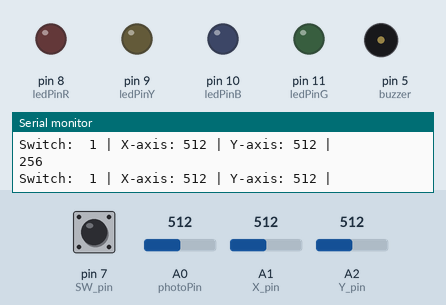
Bench run of a sketch on a simulated Arduino Uno, built with avr-gcc and run on an emulated ATmega328P. On the bench: output pins drawn as LEDs (lit = HIGH), buzzer (waves = sounding), the last lines printed to the serial monitor. The test bench sets the inputs (shaded band); at power-on: A1 (X_pin) = 512, A2 (Y_pin) = 512, pin 7 (SW_pin) HIGH, A0 (photoPin) = 512.

Above: at 1.2 s.
1.3 s: A1 (X_pin) set to 0
At 2.1 s:
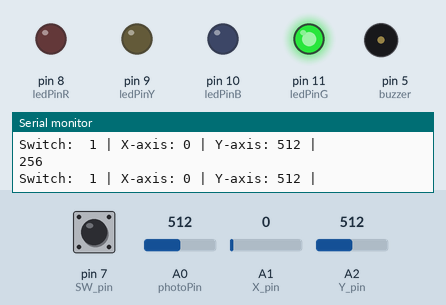
4.3 s: A2 (Y_pin) set to 0
At 4.7 s:
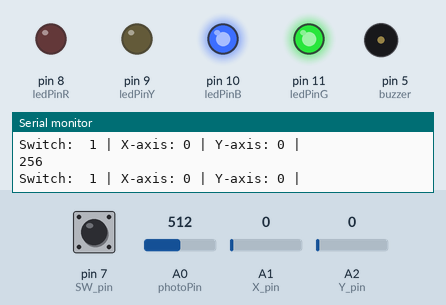
7.3 s: A1 (X_pin) set to 20
At 8.3 s:
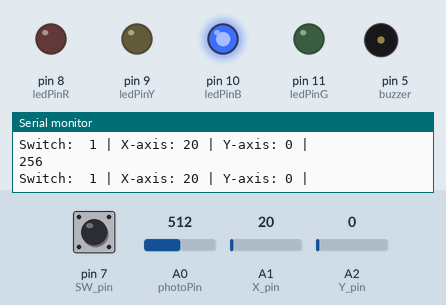
10.3 s: A2 (Y_pin) set to 476
13.3 s: A2 (Y_pin) set to 504
At 14.0 s:
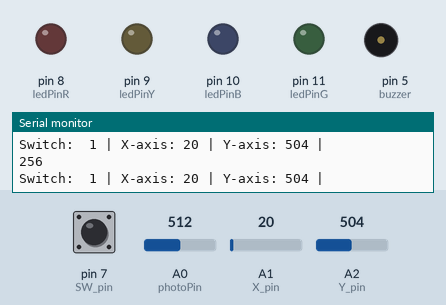
16.3 s: A2 (Y_pin) set to 1007
19.3 s: A2 (Y_pin) set to 1023
At 20.7 s:
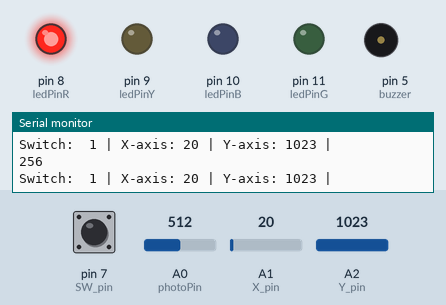
Timing chart, 0 to 23.3 s (numbered marks = the images above; inputs shaded):
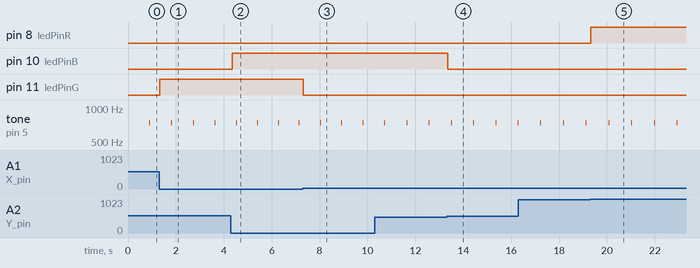

Measured:
- the behaviour switches between 490 and 491 on A2 (Y_pin) (found by bisection; images 3 and 4)
- the behaviour switches between 1022 and 1023 on A2 (Y_pin) (found by bisection; images 4 and 5)
- after the input at 1.3 s, pin 11 (ledPinG): LOW → HIGH at once
- after the input at 4.3 s, pin 10 (ledPinB): LOW → HIGH at once
- after the input at 7.3 s, pin 11 (ledPinG): HIGH → LOW at once
- after the input at 13.3 s, pin 10 (ledPinB): HIGH → LOW at once
- after the input at 19.3 s, pin 8 (ledPinR): LOW → HIGH at once
- by itself, tone on pin 5 (buzzer): alternates 740 Hz for 0.01 s and silent for 0.94 s

The sketch:

aarif20lab4.ino
```cpp
/*
   1- Author: Aqsa Arif - 677417263
   2- Lab: Lab 4 - Multiple Inputs and Outputs
   3- Description: In your own words, what is this code supposed to do?
   4-Lab Questions:

    What does the map() function do?
    map() uses these parameters:
    map(value, fromLow, fromHigh, toLow, toHigh)
    to my understanding, it sets boundaries lower and upper bounds for values and then constraints output within a range.
    (lightRaw, 1023, 0, 100, 0); These are the values i used to set my photoresistor to only light up in the dark.
    Upon a light shining on photoresistor, lightRaw becomes value 100+
    no light gives it a value of below 10. My range is between 1023 and 0 and that is mapped unto as 100 and 0.

    How did you change the speed of the melody in your code?
    I got help by a TA and got a suggestion to map raw light input and use it to divide against noteDuration in song.

    What was the hardest part of the lab to implement?
    figuring out how to speed up and slow down song.

   5- References:
   https://www.circuitbasics.com/how-to-use-photoresistors-to-detect-light-on-an-arduino/
   https://github.com/robsoncouto/arduino-songs
   https://lastminuteengineers.com/joystick-interfacing-arduino-processing/
   https://www.arduino.cc/reference/en/language/functions/math/map/
   6- Demo: dhwanit 4/3/2023 11 AM
*/

/*
  Jigglypuff's Song
  Connect a piezo buzzer or speaker to pin 11 or select a new pin.
  More songs available at https://github.com/robsoncouto/arduino-songs

                                              Robson Couto, 2019
*/
#define NOTE_B0  31
#define NOTE_C1  33
#define NOTE_CS1 35
#define NOTE_D1  37
#define NOTE_DS1 39
#define NOTE_E1  41
#define NOTE_F1  44
#define NOTE_FS1 46
#define NOTE_G1  49
#define NOTE_GS1 52
#define NOTE_A1  55
#define NOTE_AS1 58
#define NOTE_B1  62
#define NOTE_C2  65
#define NOTE_CS2 69
#define NOTE_D2  73
#define NOTE_DS2 78
#define NOTE_E2  82
#define NOTE_F2  87
#define NOTE_FS2 93
#define NOTE_G2  98
#define NOTE_GS2 104
#define NOTE_A2  110
#define NOTE_AS2 117
#define NOTE_B2  123
#define NOTE_C3  131
#define NOTE_CS3 139
#define NOTE_D3  147
#define NOTE_DS3 156
#define NOTE_E3  165
#define NOTE_F3  175
#define NOTE_FS3 185
#define NOTE_G3  196
#define NOTE_GS3 208
#define NOTE_A3  220
#define NOTE_AS3 233
#define NOTE_B3  247
#define NOTE_C4  262
#define NOTE_CS4 277
#define NOTE_D4  294
#define NOTE_DS4 311
#define NOTE_E4  330
#define NOTE_F4  349
#define NOTE_FS4 370
#define NOTE_G4  392
#define NOTE_GS4 415
#define NOTE_A4  440
#define NOTE_AS4 466
#define NOTE_B4  494
#define NOTE_C5  523
#define NOTE_CS5 554
#define NOTE_D5  587
#define NOTE_DS5 622
#define NOTE_E5  659
#define NOTE_F5  698
#define NOTE_FS5 740
#define NOTE_G5  784
#define NOTE_GS5 831
#define NOTE_A5  880
#define NOTE_AS5 932
#define NOTE_B5  988
#define NOTE_C6  1047
#define NOTE_CS6 1109
#define NOTE_D6  1175
#define NOTE_DS6 1245
#define NOTE_E6  1319
#define NOTE_F6  1397
#define NOTE_FS6 1480
#define NOTE_G6  1568
#define NOTE_GS6 1661
#define NOTE_A6  1760
#define NOTE_AS6 1865
#define NOTE_B6  1976
#define NOTE_C7  2093
#define NOTE_CS7 2217
#define NOTE_D7  2349
#define NOTE_DS7 2489
#define NOTE_E7  2637
#define NOTE_F7  2794
#define NOTE_FS7 2960
#define NOTE_G7  3136
#define NOTE_GS7 3322
#define NOTE_A7  3520
#define NOTE_AS7 3729
#define NOTE_B7  3951
#define NOTE_C8  4186
#define NOTE_CS8 4435
#define NOTE_D8  4699
#define NOTE_DS8 4978
#define REST      0


// change this to make the song slower or faster
int tempo = 85;

// change this to whichever pin you want to use
int buzzer = 5;

// notes of the moledy followed by the duration.
// a 4 means a quarter note, 8 an eighteenth , 16 sixteenth, so on
// !!negative numbers are used to represent dotted notes,
// so -4 means a dotted quarter note, that is, a quarter plus an eighteenth!!
int melody[] = {

  // Jigglypuff's Song
  // Score available at https://musescore.com/user/28109683/scores/5044153

  NOTE_D5,-4, NOTE_A5,8, NOTE_FS5,8, NOTE_D5,8,
  NOTE_E5,-4, NOTE_FS5,8, NOTE_G5,4,
  NOTE_FS5,-4, NOTE_E5,8, NOTE_FS5,4,
  NOTE_D5,-2,
  NOTE_D5,-4, NOTE_A5,8, NOTE_FS5,8, NOTE_D5,8,
  NOTE_E5,-4, NOTE_FS5,8, NOTE_G5,4,
  NOTE_FS5,-1,
  NOTE_D5,-4, NOTE_A5,8, NOTE_FS5,8, NOTE_D5,8,
  NOTE_E5,-4, NOTE_FS5,8, NOTE_G5,4,

  NOTE_FS5,-4, NOTE_E5,8, NOTE_FS5,4,
  NOTE_D5,-2,
  NOTE_D5,-4, NOTE_A5,8, NOTE_FS5,8, NOTE_D5,8,
  NOTE_E5,-4, NOTE_FS5,8, NOTE_G5,4,
  NOTE_FS5,-1,

};

// sizeof gives the number of bytes, each int value is composed of two bytes (16 bits)
// there are two values per note (pitch and duration), so for each note there are four bytes
int notes = sizeof(melody) / sizeof(melody[0]) / 2;

// this calculates the duration of a whole note in ms
int wholenote = (60000 * 4) / tempo;

int divider = 0, noteDuration = 0;

// pin number for photoresistor
int photoPin = A0;
// pin for all LEDs Red, Blue, Yellow, Green
int ledPinR = 8;
int ledPinB = 10;
int ledPinY = 9;
int ledPinG = 11;
// Arduino pin numbers
const int SW_pin = 7; // digital pin connected to switch output
const int X_pin = 1; // analog pin connected to X output
const int Y_pin = 2; // analog pin connected to Y output

void setup() {
  Serial.begin(9600);
  pinMode(ledPinR, OUTPUT);
  pinMode(ledPinB, OUTPUT);
  pinMode(ledPinG, OUTPUT);
  pinMode(ledPinY, OUTPUT);
  pinMode(SW_pin, INPUT);
  digitalWrite(SW_pin, HIGH);
}

void loop() {
  // // iterate over the notes of the melody.
  // // Remember, the array is twice the number of notes (notes + durations)
  int thisNote = 0;
  while (thisNote < notes * 2) {
    // void joystick check function
    checkJoy();
    // read raw data from photoresistor
    int lightRaw = analogRead(photoPin);
    // mapping that turns light off on shine
    int light = map(lightRaw, 200, 0, 100, 0);
    Serial.println(light);


    // calculates the duration of each note
    divider = melody[thisNote + 1];

    if (divider > 0) {

      // regular note, just proceed
      // some duration manipulation based on light
      // on low light increase duration
      if (light < 10) {
        noteDuration = (wholenote) / divider;
        noteDuration +=5;
        // on high light reduce duration
      }else if (light > 40){
        noteDuration = (wholenote) / divider;
        noteDuration -=10;
      } else {
        noteDuration = (wholenote) / divider;
      }

    } else if (divider < 0) {

      // dotted notes are represented with negative durations!!

      // some duration manipulation based on light
      // on low light increase duration
      if (light < 10) {
        noteDuration = (wholenote) / abs(divider);
        noteDuration +=5;
        noteDuration *= 2;
        // on high light reduce duration
      }else if (light > 40){
        noteDuration = (wholenote) / abs(divider);
        noteDuration -=10;
        noteDuration *= 1.1;
      } else {
        noteDuration = (wholenote) / abs(divider);
        noteDuration *= 1.5; // increases the duration in half for dotted notes
      }

    }


    // we only play the note for 90% of the duration, leaving 10% as a pause
    tone(buzzer, melody[thisNote], noteDuration * 0.9);

    // Wait for the specief duration before playing the next note.
    // this section of the code controls the speed of the song
    delay(noteDuration/light);

    // stop the waveform generation before the next note.
    noTone(buzzer);

    thisNote = thisNote + 2;

  }

}


void checkJoy(){
  // glow yellow on left
  if(analogRead(X_pin) == 1023){
      digitalWrite(ledPinR, LOW);
      digitalWrite(ledPinB, LOW);
      digitalWrite(ledPinG, LOW);
      digitalWrite(ledPinY, HIGH);
    }
    // glow green on right
    if(analogRead(X_pin) == 0){
      digitalWrite(ledPinR, LOW);
      digitalWrite(ledPinB, LOW);
      digitalWrite(ledPinG, HIGH);
      digitalWrite(ledPinY, LOW);

    }
    // glow red on up
    if(analogRead(Y_pin) == 1023){
      digitalWrite(ledPinR, HIGH);
      digitalWrite(ledPinB, LOW);
      digitalWrite(ledPinG, LOW);
      digitalWrite(ledPinY, LOW);
    }
    // glow blue on down
    if(analogRead(Y_pin) == 0){
      digitalWrite(ledPinR, LOW);
      digitalWrite(ledPinB, HIGH);
      digitalWrite(ledPinG, LOW);
      digitalWrite(ledPinY, LOW);
    }
    // glow blue and yellow
    if(analogRead(Y_pin) == 0 && analogRead(X_pin) == 1023){
      digitalWrite(ledPinR, LOW);
      digitalWrite(ledPinB, HIGH);
      digitalWrite(ledPinG, LOW);
      digitalWrite(ledPinY, HIGH);
    }
    // glow blue and green
    if(analogRead(Y_pin) == 0 && analogRead(X_pin) == 0){
      digitalWrite(ledPinR, LOW);
      digitalWrite(ledPinB, HIGH);
      digitalWrite(ledPinG, HIGH);
      digitalWrite(ledPinY, LOW);
    }
    // glow red and yellow
    if(analogRead(Y_pin) == 1023 && analogRead(X_pin) == 1023){
      digitalWrite(ledPinR, HIGH);
      digitalWrite(ledPinB, LOW);
      digitalWrite(ledPinG, LOW);
      digitalWrite(ledPinY, HIGH);
    }
    // glow red and green
    if(analogRead(Y_pin) == 1023 && analogRead(X_pin) == 0){
      digitalWrite(ledPinR, HIGH);
      digitalWrite(ledPinB, LOW);
      digitalWrite(ledPinG, HIGH);
      digitalWrite(ledPinY, LOW);
    }
    // neutral position reset all lights
    if(analogRead(Y_pin) > 490 && analogRead(Y_pin) < 510){
      digitalWrite(ledPinR, LOW);
      digitalWrite(ledPinB, LOW);
      digitalWrite(ledPinG, LOW);
      digitalWrite(ledPinY, LOW);
    }
    // neutral position reset all lights
    if(analogRead(X_pin) > 500 && analogRead(X_pin) < 520){
      digitalWrite(ledPinR, LOW);
      digitalWrite(ledPinB, LOW);
      digitalWrite(ledPinG, LOW);
      digitalWrite(ledPinY, LOW);
    }
    // serial print for debugging
    Serial.print("Switch:  ");
    Serial.print(digitalRead(SW_pin));
    Serial.print(" | ");
    Serial.print("X-axis: ");
    Serial.print(analogRead(X_pin));
    Serial.print(" | ");
    Serial.print("Y-axis: ");
    Serial.print(analogRead(Y_pin));
    Serial.println(" | ");
}
```
